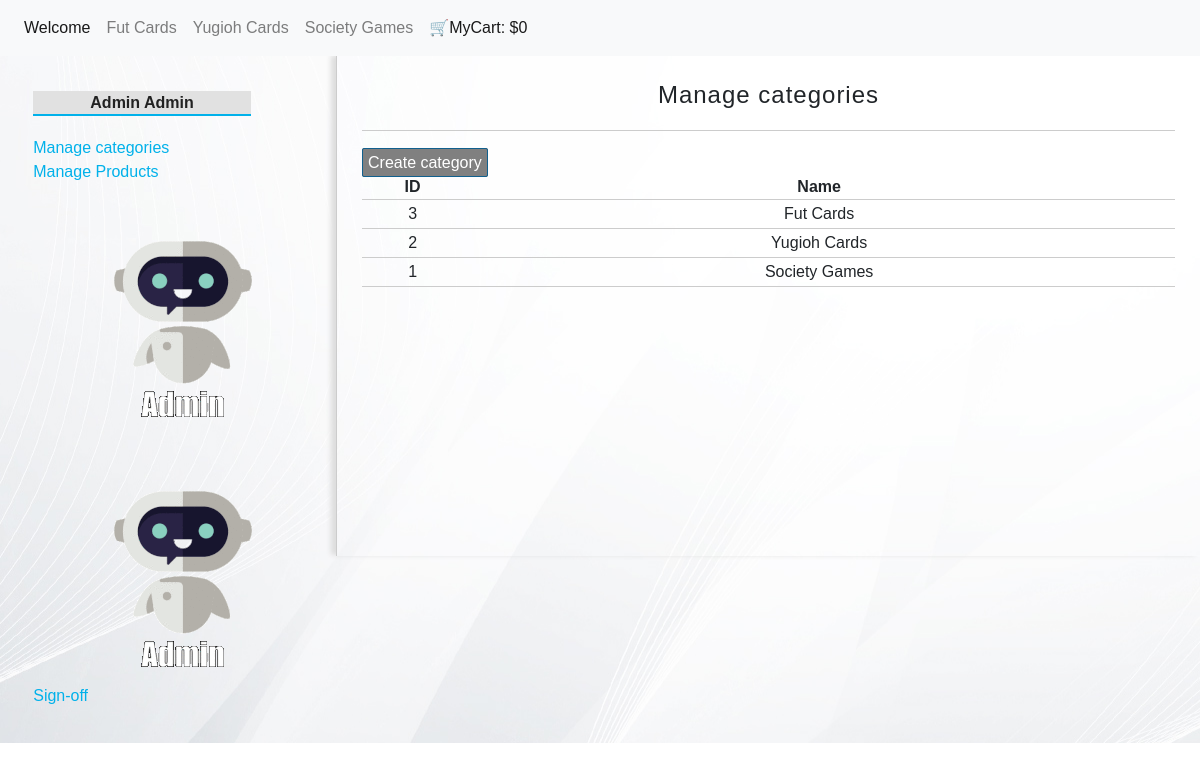
Screenshot of /category/index (signed in) with the database file from the repository.
### tables this page shows
CREATE TABLE `categories` (
  `id` int(255) NOT NULL,
  `name` varchar(100) NOT NULL
);

### config/db.php (called while the page is built)
<?php
class Database{
    public static function connect(){
       $db = new mysqli('localhost', 'root', '', 'store');
       $db->query("SET NAMES 'utf8'");
       return $db;
    }
}

### helpers/utils.php (called while the page is built, shortened)
<?php
class Utils{
    public static function showCategories(){
        require_once 'models/category.php';
        $category = new Category();
        $categories = $category->getAll();
        return $categories;
    }
    public static function statutCart(){
        $statut = array(
            'count' => 0,
            'total' => 0
        );
        return $statut;
    }
}

### models/category.php (called while the page is built, shortened)
<?php
class Category{
    private $db;
    public function __construct() {
    $this->db = Database::connect();;
    }
    public function getAll(){
        $categories = $this->db->query("SELECT * FROM categories ORDER BY id DESC");
        return $categories;
    }
}

### controllers/CategoryController.php (called while the page is built, shortened)
<?php
require_once 'models/category.php';
class CategoryController{
    public function index(){
        $category = new Category();
        $categories = $category->getAll();
        require_once 'views/category/index.php';
    }
}

### views/category/index.php (the view)
<h1>Manage categories</h1>
<a href="<?=base_url?>category/create" class="button button-small">Create category</a>
<table>
        <tr>
        <th>ID</th>
        <th>Name</th>
    </tr>
    <?php while ($cat = $categories->fetch_object()): ?>
        <tr>
            <td><?=$cat->id?></td>
            <td><?=$cat->name?></td>
        </tr>
    <?php endwhile; ?>
</table>

### views/layout/header.php (shortened to what this page needs)
<!DOCTYPE HTML>
<html>
    <head>
    <link rel="stylesheet" href="https://stackpath.bootstrapcdn.com/bootstrap/4.3.1/css/bootstrap.min.css">
        <link rel="stylesheet" href="<?= base_url ?>assets/styles.css">
        <section class ="header">
            <?php $categories=Utils::showCategories();?>
  <nav class="navbar navbar-expand-lg navbar-light bg-light">
    <div class="collapse navbar-collapse" id="navbarNav">
      <ul class="navbar-nav">
        <li class="nav-item active">
          <a class="nav-link" href="<?= base_url ?>">Welcome</a>
        </li>
        <?php while($cat = $categories->fetch_object()): ?>
        <li class="nav-item">
          <a class="nav-link" href="<?= base_url ?>category/select&id=<?= $cat->id ?>"><?= $cat->name ?></a>
        </li>
        <?php endwhile;?>
        <li class="nav-item active navbar-right">
        <?php $statut = Utils::statutCart(); ?>
        <a class="nav-link" href="<?=base_url?>cart/index">🛒MyCart: $<?=$statut['total']?></a>
        </li>
      </ul>
    </div>
  </nav>
  </section>
  <div id="content">
</body>
</html>

### assets/styles.css (style rules this page uses)
* { padding: 0px; margin: 0px; text-decoration: none; font-family: sans-serif, Helvetica, Arial; }
a { color: #01B1EA; text-decoration: none; }
table { text-align: center; width: 100%; border-bottom: 1px solid #ccc; }
td { border-top: 1px solid #ccc; padding: 2px; }
#content { margin: 0px auto; overflow: hidden; background: url(img/backcadre.jpg); }
input[type="button"], input[type="submit"], button, .button { border-radius: 2px; width: auto; padding: 5px; padding-left: 5px; padding-right: 5px; color: white; background: #2979CD; border: 1px solid #11608e; }
.button { background: grey; color: white !important; }
.button-small { width: 120px; text-align: center; margin-bottom: 10px; }
#central h1 { font-size: 24px; font-weight: normal; letter-spacing: 1px; text-align: center; border-bottom: 1px solid #ccc; margin-bottom: 20px; padding: 20px; padding-top: 0px; }

### rows the page displays
categories: name "Fut Cards", id "3"
categories: name "Yugioh Cards", id "2"
categories: name "Society Games", id "1"

### other values shown
$statut['total'] "0"
$_SESSION['identity']->name "Admin"
$_SESSION['identity']->lastname "Admin"
